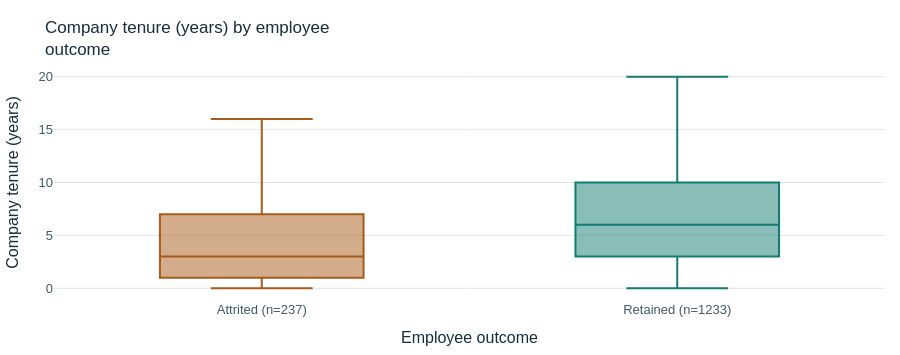
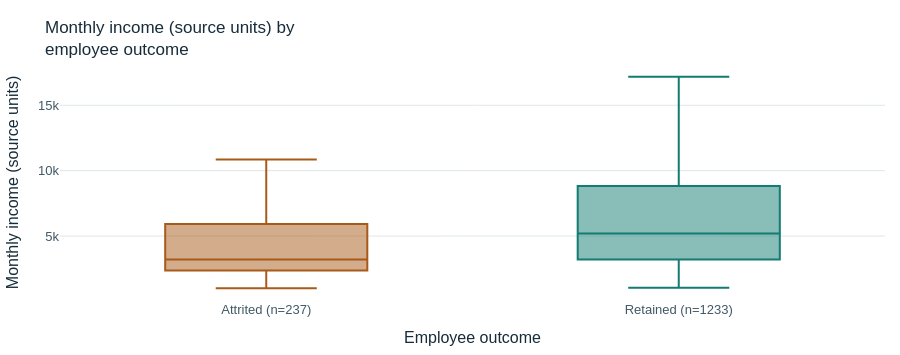
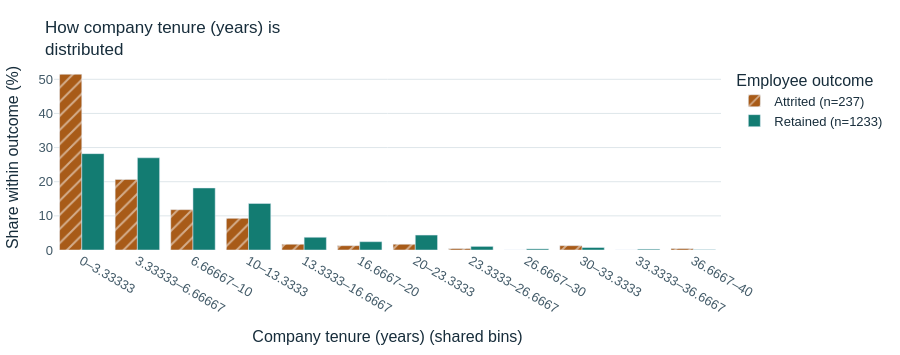

Here is the notebook cell these charts were saved with, in order:
### Markdown cell above
## BR3 · Tenure and compensation

Compare both location and spread. Income is in source units. Quartiles use linear interpolation.

### Code cell
for field in ['YearsAtCompany', 'YearsInCurrentRole', 'TotalWorkingYears', 'YearsWithCurrManager', 'MonthlyIncome']:
    print(field)
    display(distribution(df, field))
charts.boxes(df, 'YearsAtCompany', 'Company tenure (years)').show(renderer='plotly_mimetype')
charts.boxes(df, 'MonthlyIncome', 'Monthly income (source units)').show(renderer='plotly_mimetype')
charts.histogram(df, 'YearsAtCompany', 'Company tenure (years)').show(renderer='plotly_mimetype')

### Figure 1 — Plotly figure (JSON) as saved in the notebook; plotly's stock layout.template omitted (floating-point values rounded to 4 significant figures)
{"data": [{"boxpoints": false, "lowerfence": [0], "marker": {"color": "#A85B18"}, "median": [3.0], "name": "Attrited (n=237)", "q1": [1.0], "q3": [7.0], "type": "box", "upperfence": [16], "x": ["Attrited (n=237)"]}, {"boxpoints": false, "lowerfence": [0], "marker": {"color": "#137C72"}, "median": [6.0], "name": "Retained (n=1233)", "q1": [3.0], "q3": [10.0], "type": "box", "upperfence": [20], "x": ["Retained (n=1233)"]}], "layout": {"font": {"color": "#172D3B", "family": "Arial, sans-serif", "size": 13}, "height": 355, "hoverlabel": {"bgcolor": "white"}, "legend": {"title": {"text": "Employee outcome"}}, "margin": {"b": 35, "l": 15, "r": 15, "t": 65}, "paper_bgcolor": "rgba(0,0,0,0)", "plot_bgcolor": "rgba(0,0,0,0)", "showlegend": false, "title": {"font": {"size": 17}, "text": "Company tenure (years) by employee<br>outcome"}, "xaxis": {"tickfont": {"color": "#415967"}, "title": {"text": "Employee outcome"}}, "yaxis": {"gridcolor": "#DEE6EA", "tickfont": {"color": "#415967"}, "title": {"text": "Company tenure (years)"}, "zeroline": false}}}

### Figure 2 — Plotly figure (JSON) as saved in the notebook; plotly's stock layout.template omitted (floating-point values rounded to 4 significant figures)
{"data": [{"boxpoints": false, "lowerfence": [1009], "marker": {"color": "#A85B18"}, "median": [3202.0], "name": "Attrited (n=237)", "q1": [2373.0], "q3": [5916.0], "type": "box", "upperfence": [10854], "x": ["Attrited (n=237)"]}, {"boxpoints": false, "lowerfence": [1051], "marker": {"color": "#137C72"}, "median": [5204.0], "name": "Retained (n=1233)", "q1": [3211.0], "q3": [8834.0], "type": "box", "upperfence": [17181], "x": ["Retained (n=1233)"]}], "layout": {"font": {"color": "#172D3B", "family": "Arial, sans-serif", "size": 13}, "height": 355, "hoverlabel": {"bgcolor": "white"}, "legend": {"title": {"text": "Employee outcome"}}, "margin": {"b": 35, "l": 15, "r": 15, "t": 65}, "paper_bgcolor": "rgba(0,0,0,0)", "plot_bgcolor": "rgba(0,0,0,0)", "showlegend": false, "title": {"font": {"size": 17}, "text": "Monthly income (source units) by<br>employee outcome"}, "xaxis": {"tickfont": {"color": "#415967"}, "title": {"text": "Employee outcome"}}, "yaxis": {"gridcolor": "#DEE6EA", "tickfont": {"color": "#415967"}, "title": {"text": "Monthly income (source units)"}, "zeroline": false}}}

### Figure 3 — Plotly figure (JSON) as saved in the notebook; plotly's stock layout.template omitted (floating-point values rounded to 4 significant figures)
{"data": [{"customdata": [122, 49, 28, 22, 4, 3, 4, 1, 0, 3, 0, 1], "hovertemplate": "%{x}<br>Within-outcome share: %{y:.1f}%<br>Employees in bin: %{customdata}<extra>%{fullData.name}</extra>", "marker": {"color": "#A85B18", "pattern": {"shape": "/"}}, "name": "Attrited (n=237)", "type": "bar", "x": ["0–3.33333", "3.33333–6.66667", "6.66667–10", "10–13.3333", "13.3333–16.6667", "16.6667–20", "20–23.3333", "23.3333–26.6667", "26.6667–30", "30–33.3333", "33.3333–36.6667", "36.6667–40"], "y": [51.48, 20.68, 11.81, 9.283, 1.688, 1.266, 1.688, 0.4219, 0.0, 1.266, 0.0, 0.4219]}, {"customdata": [348, 333, 224, 168, 46, 30, 54, 13, 4, 9, 3, 1], "hovertemplate": "%{x}<br>Within-outcome share: %{y:.1f}%<br>Employees in bin: %{customdata}<extra>%{fullData.name}</extra>", "marker": {"color": "#137C72", "pattern": {"shape": ""}}, "name": "Retained (n=1233)", "type": "bar", "x": ["0–3.33333", "3.33333–6.66667", "6.66667–10", "10–13.3333", "13.3333–16.6667", "16.6667–20", "20–23.3333", "23.3333–26.6667", "26.6667–30", "30–33.3333", "33.3333–36.6667", "36.6667–40"], "y": [28.22, 27.01, 18.17, 13.63, 3.731, 2.433, 4.38, 1.054, 0.3244, 0.7299, 0.2433, 0.0811]}], "layout": {"barmode": "group", "font": {"color": "#172D3B", "family": "Arial, sans-serif", "size": 13}, "height": 355, "hoverlabel": {"bgcolor": "white"}, "legend": {"title": {"text": "Employee outcome"}}, "margin": {"b": 35, "l": 15, "r": 15, "t": 65}, "paper_bgcolor": "rgba(0,0,0,0)", "plot_bgcolor": "rgba(0,0,0,0)", "title": {"font": {"size": 17}, "text": "How company tenure (years) is<br>distributed"}, "xaxis": {"tickfont": {"color": "#415967"}, "title": {"text": "Company tenure (years) (shared bins)"}}, "yaxis": {"gridcolor": "#DEE6EA", "tickfont": {"color": "#415967"}, "title": {"text": "Share within outcome (%)"}, "zeroline": false}}}
